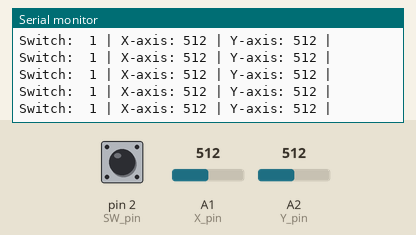
Simulated run of this sketch. Board: Arduino Uno, built with avr-gcc and run on an emulated ATmega328P. Shown: the last lines printed to the serial monitor. Inputs (shaded band) come from the test bench; at power-on: A2 (Y_pin) = 512, pin 2 (SW_pin) HIGH, A1 (X_pin) = 512.

Above: at 11.4 s.
11.5 s: A2 (Y_pin) set to 987
At 11.81 s:
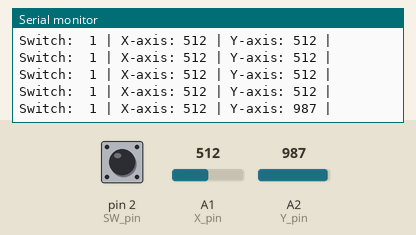
14.5 s: A2 (Y_pin) set to 1014
At 14.62 s:
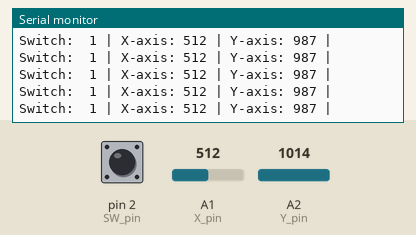
Timing chart, 0 to 17.5 s (numbered marks = the images above; inputs shaded):
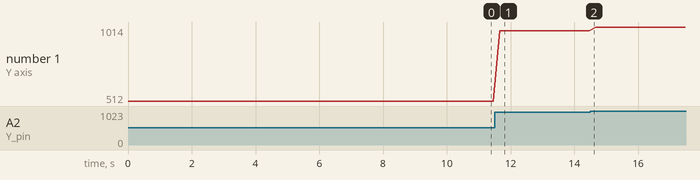

Measured:
- after the input at 11.5 s, the serial monitor: prints a new line after 0.15 s (image 1)
- plotted number 1: 512 → 987 after the input at 11.5 s, 987 → 1014 after the input at 14.5 s

The sketch:

multi-com.ino
```cpp
extern "C" int addNumbers(int a, int b);
#include "cpp.cpp"

cpp CPP;

int sensorPin = A0;
int sensorValue = 0;
int num1 = 5;
int num2 = 6;
int num3;

const int SW_pin = 2; // digital pin connected to switch output
const int X_pin = 1; // analog pin connected to X output
const int Y_pin = 2; // analog pin connected to Y output

void setup() {
  pinMode(SW_pin, INPUT);
  digitalWrite(SW_pin, HIGH);
  Serial.begin(9600);
}

void loop() {
  Serial.print("Switch:  ");
  Serial.print(digitalRead(SW_pin));
  Serial.print(" | ");
  Serial.print("X-axis: ");
  Serial.print(analogRead(X_pin));
  Serial.print(" | ");
  Serial.print("Y-axis: ");
  Serial.print(analogRead(Y_pin));
  Serial.println(" | ");
  delay(200);
}

void voltageDivider(){
  // read the value from the sensor:
  sensorValue = analogRead(sensorPin);
  // turn the ledPin on
  digitalWrite(13, HIGH);
  Serial.println(sensorValue);
  // stop the program for <sensorValue> milliseconds:
  delay(100);
  // turn the ledPin off:
  digitalWrite(13, LOW);
  Serial.println(sensorValue);
  // stop the program for for <sensorValue> milliseconds:
  delay(100);
  //gettingNumbers();
  }

void gettingNumbers(){
  Serial.println("Enter First Number: ");
  while(!Serial.available()){
  }
  num1 = Serial.parseInt();
  Serial.println(num1);
  Serial.end();
  Serial.begin(9600);

  Serial.println("Enter Second Number: ");
  while(!Serial.available()){
  }
  num2 = Serial.parseInt();
  Serial.println(num2);
  Serial.end();
  Serial.begin(9600);

  assemblySetup();
  Serial.println("");

  }

void assemblySetup(){
  num3 = addNumbers(num1, num2);
  Serial.print("Sum of ");
  Serial.print(num1);
  Serial.print(" and ");
  Serial.print(num2);
  Serial.print(" is ");
  Serial.println(num3);

  num1++;
  num2++;
  num3 = addNumbers(num1, num2);
  Serial.print("Sum of ");
  Serial.print(num1);
  Serial.print(" and ");
  Serial.print(num2);
  Serial.print(" is ");
  Serial.println(num3);
  CPP.datafile();
}
```

cpp.cpp
```cpp
#include <stdio.h>

class cpp{

  public:

  void datafile(){
    //FILE* file_ptr = fopen("text.txt", "w");
    //fclose(file_ptr);
  }

};
```
